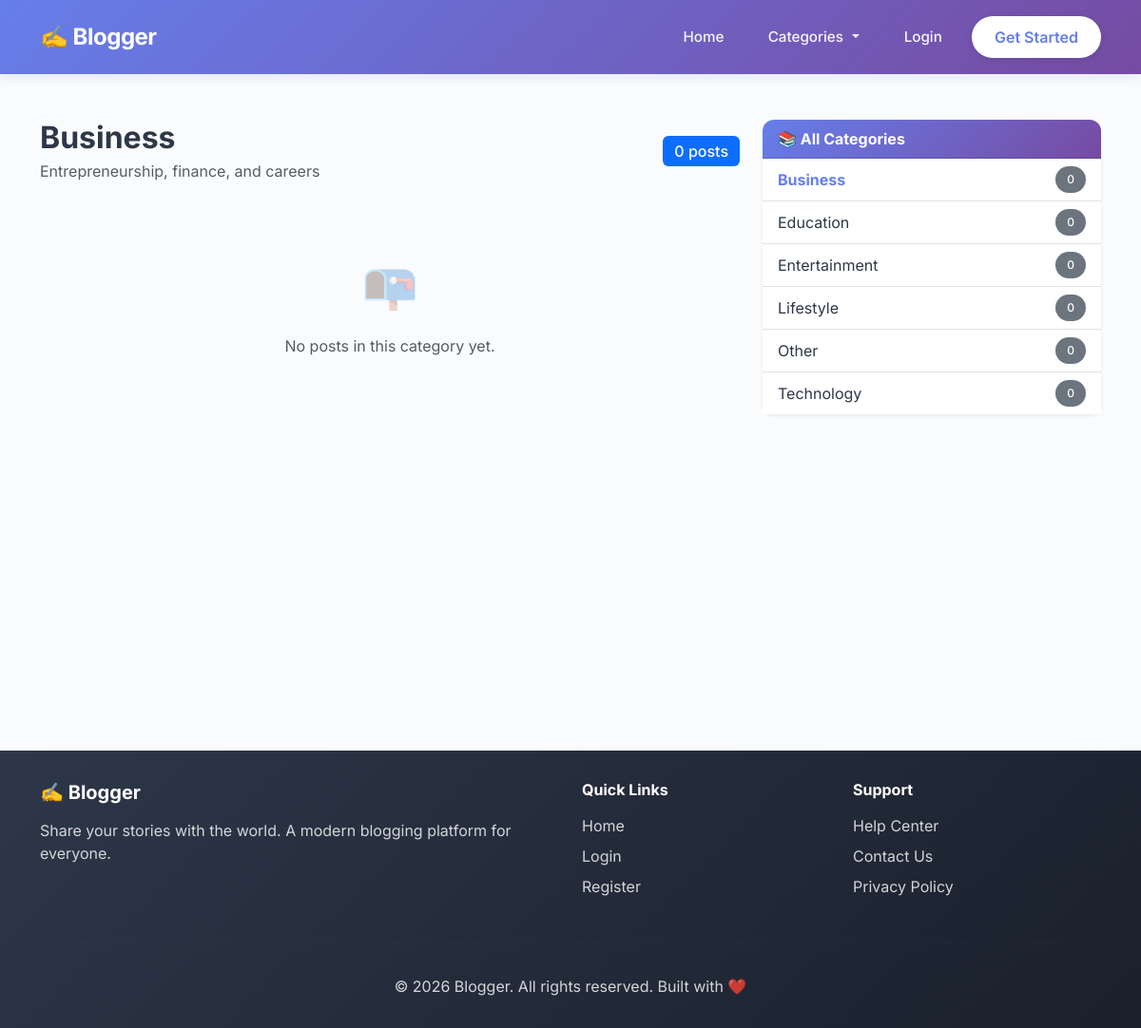
The app's page /category.php?slug=business with its own data.
### tables this page shows
CREATE TABLE categories (
  id INT AUTO_INCREMENT PRIMARY KEY,
  name VARCHAR(100) NOT NULL UNIQUE,
  slug VARCHAR(120) NOT NULL UNIQUE,
  description TEXT,
  created_at TIMESTAMP DEFAULT CURRENT_TIMESTAMP
);

### config.php (called while the page is built, shortened)
<?php
function isLoggedIn() {
    return isset($_SESSION['user_id']);
}
function sanitize($str) {
    return htmlspecialchars($str, ENT_QUOTES, 'UTF-8');
}
?>

### category.php (the view, shortened to what this page needs)
<?php
require_once 'config.php';
$slug = trim($_GET['slug'] ?? '');
$cat = null;
if ($slug) {
    $stmt = $mysqli->prepare("SELECT * FROM categories WHERE slug=? LIMIT 1");
    $stmt->bind_param('s', $slug);
    $stmt->execute();
    $cat = $stmt->get_result()->fetch_assoc();
}
$posts = $mysqli->prepare("
    SELECT posts.id, posts.title, posts.created_at, users.name AS author,
           (SELECT COUNT(*) FROM likes WHERE likes.post_id=posts.id) AS like_count,
           (SELECT COUNT(*) FROM comments WHERE comments.post_id=posts.id) AS comment_count
    FROM posts
    JOIN users ON users.id = posts.user_id
    WHERE posts.category_id = ? AND posts.status = 'approved'
    ORDER BY posts.created_at DESC
");
$posts->bind_param('i', $cat['id']);
$posts->execute();
$resPosts = $posts->get_result();
$allCats = $mysqli->query("
    SELECT categories.*, COUNT(posts.id) AS post_count
    FROM categories
    LEFT JOIN posts ON posts.category_id = categories.id AND posts.status='approved'
    GROUP BY categories.id
    ORDER BY categories.name
");
include 'header.php';
?>
<div class="container my-5">
  <div class="row">
    <div class="col-lg-8">
      <div class="d-flex align-items-center mb-4 gap-3">
        <div>
          <h2 class="fw-bold mb-1" style="color:#2d3748;"> <?= sanitize($cat['name']) ?></h2>
          <?php if ($cat['description']): ?>
            <p class="text-muted mb-0"><?= sanitize($cat['description']) ?></p>
          <?php endif; ?>
        </div>
        <span class="badge bg-primary ms-auto fs-6"><?= $resPosts->num_rows ?> posts</span>
      </div>
      <?php if ($resPosts->num_rows === 0): ?>
        <div class="text-center py-5">
          <div style="font-size:3rem;opacity:.3;">📭</div>
          <p class="text-muted mt-3">No posts in this category yet.</p>
        </div>
      <?php endif; ?>
    </div>
    <div class="col-lg-4 mt-4 mt-lg-0">
      <div class="card border-0 shadow-sm" style="border-radius:12px;">
        <div class="card-header fw-bold" style="background:linear-gradient(135deg,#667eea,#764ba2);color:white;border-radius:12px 12px 0 0;">
          📚 All Categories
        </div>
        <div class="card-body p-0">
          <ul class="list-group list-group-flush">
            <?php while ($c = $allCats->fetch_assoc()): ?>
              <li class="list-group-item d-flex justify-content-between align-items-center px-3 py-2">
                <a href="category.php?slug=<?= sanitize($c['slug']) ?>"
                   style="text-decoration:none;color:<?= $c['slug']===$slug ? '#667eea' : '#2d3748' ?>;font-weight:<?= $c['slug']===$slug ? '700' : '400' ?>;">
                  <?= sanitize($c['name']) ?>
                </a>
                <span class="badge rounded-pill bg-secondary"><?= $c['post_count'] ?></span>
              </li>
            <?php endwhile; ?>
          </ul>
        </div>
      </div>
    </div>
  </div>
</div>
<?php include 'footer.php'; ?>

### header.php (shortened to what this page needs)
<?php require_once 'config.php'; ?>
<!doctype html>
<html lang="en">
<head>
  <link href="https://cdn.jsdelivr.net/npm/bootstrap@5.3.2/dist/css/bootstrap.min.css" rel="stylesheet">
</head>
<body>
<nav class="navbar navbar-expand-lg custom-navbar">
  <div class="container">
    <a class="navbar-brand" href="index.php">✍️ Blogger</a>
    <div class="collapse navbar-collapse" id="navbarNav">
      <ul class="navbar-nav ms-auto align-items-lg-center">
        <?php $current_page = basename($_SERVER['PHP_SELF']); ?>
        <?php if ($current_page !== 'index.php'): ?>
          <li class="nav-item">
            <a class="nav-link" href="index.php">Home</a>
          </li>
        <?php endif; ?>
        <li class="nav-item dropdown">
          <a class="nav-link dropdown-toggle" href="#" role="button"
             data-bs-toggle="dropdown" aria-expanded="false">
            Categories
          </a>
        </li>
        <?php if (isLoggedIn()): ?>
          <?php if ($current_page !== 'admin_dashboard.php'): ?>
            <li class="nav-item">
              <a class="nav-link" href="dashboard.php">
                <?= isAdmin() ? 'Admin Panel' : 'Dashboard' ?>
              </a>
            </li>
          <?php endif; ?>
          <li class="nav-item">
            <span class="nav-link user-badge">
              <svg width="16" height="16" fill="currentColor" viewBox="0 0 16 16">
                <path d="M11 6a3 3 0 1 1-6 0 3 3 0 0 1 6 0z"/>
                <path d="M0 8a8 8 0 1 1 16 0A8 8 0 0 1 0 8zm8-7a7 7 0 0 0-5.468 11.37C3.242 11.226 4.805 10 8 10s4.757 1.225 5.468 2.37A7 7 0 0 0 8 1z"/>
              </svg>
              <?= sanitize($_SESSION['name']) ?>
            </span>
          </li>
          <li class="nav-item">
            <a class="nav-link" href="logout.php">Logout</a>
          </li>
        <?php else: ?>
          <li class="nav-item">
            <a class="nav-link" href="login.php">Login</a>
          </li>
          <li class="nav-item">
            <a class="btn btn-get-started ms-lg-2 mt-2 mt-lg-0" href="register.php">Get Started</a>
          </li>
        <?php endif; ?>
      </ul>
    </div>
  </div>
</nav>
<div class="page-container">

### footer.php (shortened to what this page needs)
</div>
<footer class="custom-footer">
  <div class="container">
    <div class="row">
      <div class="col-md-6 mb-3 mb-md-0">
        <h5 class="fw-bold mb-3">✍️ Blogger</h5>
        <p class="mb-0" style="opacity: 0.8;">Share your stories with the world. A modern blogging platform for everyone.</p>
      </div>
      <div class="col-md-3 mb-3 mb-md-0">
        <h6 class="fw-bold mb-3">Quick Links</h6>
        <ul class="list-unstyled">
          <li class="mb-2"><a href="index.php">Home</a></li>
          <li class="mb-2"><a href="login.php">Login</a></li>
          <li class="mb-2"><a href="register.php">Register</a></li>
        </ul>
      </div>
      <div class="col-md-3">
        <h6 class="fw-bold mb-3">Support</h6>
        <ul class="list-unstyled">
          <li class="mb-2"><a href="#">Help Center</a></li>
          <li class="mb-2"><a href="#">Contact Us</a></li>
          <li class="mb-2"><a href="#">Privacy Policy</a></li>
        </ul>
      </div>
    </div>
    <hr style="border-color: rgba(255,255,255,0.1); margin: 2rem 0;">
    <div class="text-center" style="opacity: 0.8;">
      <p class="mb-0">&copy; <?= date('Y') ?> Blogger. All rights reserved. Built with ❤️</p>
    </div>
  </div>
</footer>
</body>
</html>

### header.php (style rules this page uses)
* { margin: 0; padding: 0; box-sizing: border-box; }
body { font-family: 'Inter', -apple-system, BlinkMacSystemFont, 'Segoe UI', sans-serif; background-color: #fafbfc; color: #1a202c; }
.custom-navbar { background: linear-gradient(135deg, #667eea 0%, #764ba2 100%) !important; padding: 1rem 0; box-shadow: 0 4px 12px rgba(102, 126, 234, 0.15); }
.navbar-brand { font-size: 1.5rem; font-weight: 700; color: white !important; letter-spacing: -0.5px; transition: transform 0.2s ease; }
.nav-link { color: rgba(255,255,255,0.95) !important; font-weight: 500; padding: 0.6rem 1.2rem !important; border-radius: 8px; transition: all 0.3s ease; margin: 0 0.25rem; font-size: 0.95rem; }
.btn-get-started { background-color: white !important; color: #667eea !important; border: none; padding: 0.6rem 1.5rem; border-radius: 50px; font-weight: 600; transition: all 0.3s ease; box-shadow: 0 2px 8px rgba(0,0,0,0.1); }
.page-container { min-height: calc(100vh - 200px); padding-bottom: 3rem; }
.custom-footer { background: linear-gradient(135deg, #2d3748 0%, #1a202c 100%); color: white; padding: 2rem 0; margin-top: 4rem; }
.custom-footer a { color: rgba(255,255,255,0.8); text-decoration: none; transition: color 0.3s ease; }
.badge { padding: 0.5rem 0.75rem; font-weight: 500; border-radius: 6px; }
.nav-item.dropdown > .nav-link::after { margin-left: .35em; }

### records on screen
categories: name "Business", description "Entrepreneurship, finance, and careers", post_count "0"
categories: name "Education", post_count "0"
categories: name "Entertainment", post_count "0"
categories: name "Lifestyle", post_count "0"
categories: name "Other", post_count "0"
categories: name "Technology", post_count "0"

### other values on screen
$resPosts->num_rows "0"
